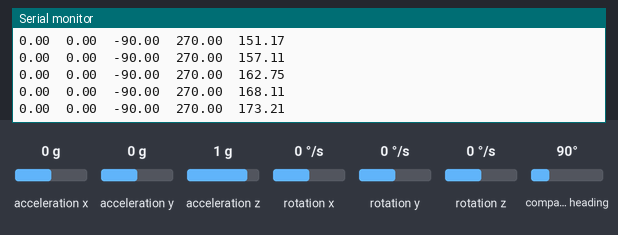
This sketch was run on a simulated Arduino Uno, built with avr-gcc and run on an emulated ATmega328P. Parts: the last lines printed to the serial monitor. The test bench sets the inputs (shaded band); at power-on: acceleration z 1 g, acceleration x 0 g, acceleration y 0 g, rotation x 0 °/s, rotation y 0 °/s, rotation z 0 °/s, compass heading 90°.

Above: at 1.2 s.
1.3 s: acceleration z set to 0 g
At 1.33 s:
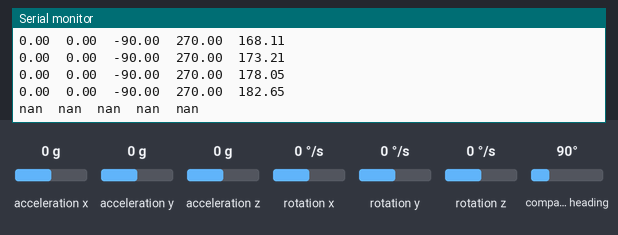
3.2 s: acceleration x set to -1.4 g
At 3.29 s:
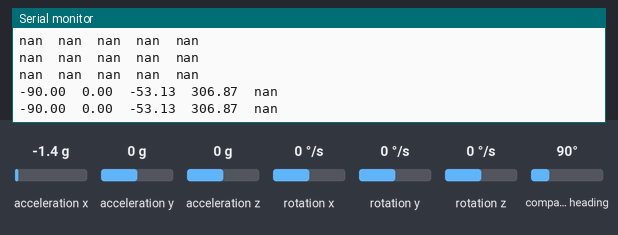
5.1 s: acceleration y set to -0.8 g
At 5.13 s:
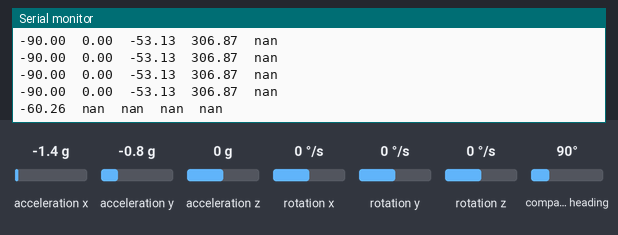
Timing chart, 0 to 8.1 s (numbered marks = the images above; inputs shaded):
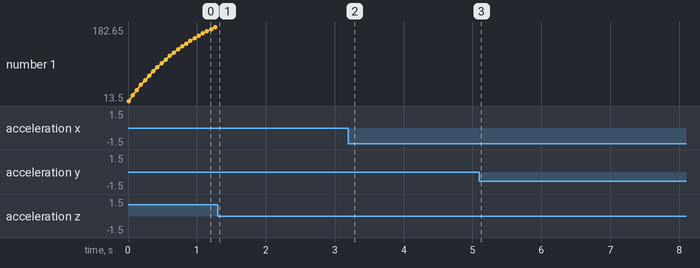

The sketch:

imu_example.ino
```cpp
#include "MPU9250.h"
#include "EEPROM.h"

/* MPU 9250 object */
MPU9250 imu(Wire, 0x68);

/* accelerometer and magnetometer data */
float a, ax, ay, az, h, hx, hy, hz;
/* magnetometer calibration data */
float hxb, hxs, hyb, hys, hzb, hzs;
/* euler angles */
float pitch_rad, roll_rad, yaw_rad, heading_rad;
/* filtered heading */
float filtered_heading_rad;
float window_size = 20;
/* conversion radians to degrees */
const float R2D = 180.0f / PI;
/* MPU 9250 object */

/* EEPROM buffer to mag bias and scale factors */
uint8_t eeprom_buffer[24];
float value;

void setup_calibrate() {
  /* Serial for displaying instructions */
  Serial.begin(2000000);
  while(!Serial) {}
  /* Start communication with IMU */
  imu.begin();
  /* Calibrate magnetometer */
  Serial.print("Calibrating magnetometer, please slowly move in a figure 8 until complete...");
  imu.calibrateMag();
  Serial.println("Done!");
  Serial.print("Saving results to EEPROM...");
  /* Save to EEPROM */
  value = imu.getMagBiasX_uT();
  memcpy(eeprom_buffer, &value, sizeof(value));
  value = imu.getMagBiasY_uT();
  memcpy(eeprom_buffer + 4, &value, sizeof(value));
  value = imu.getMagBiasZ_uT();
  memcpy(eeprom_buffer + 8, &value, sizeof(value));
  value = imu.getMagScaleFactorX();
  memcpy(eeprom_buffer + 12, &value, sizeof(value));
  value = imu.getMagScaleFactorY();
  memcpy(eeprom_buffer + 16, &value, sizeof(value));
  value = imu.getMagScaleFactorZ();
  memcpy(eeprom_buffer + 20, &value, sizeof(value));
  for (unsigned int i = 0; i < sizeof(eeprom_buffer); i++) {
    EEPROM.write(i, eeprom_buffer[i]);
  }
  Serial.println("Done! You may power off your board.");
}

void setup(void)
{
    /* Serial for displaying results */
  Serial.begin(115200);
  while(!Serial) {}
  Serial.println("Start imu");
  /*
  * Start the sensor, set the bandwidth the 10 Hz, the output data rate to
  * 50 Hz, and enable the data ready interrupt.
  */
  imu.begin();
  imu.setDlpfBandwidth(MPU9250::DLPF_BANDWIDTH_10HZ);
  imu.setSrd(19);
  /*
  * Load the magnetometer calibration
  */
  Serial.println("Cali mag\n");
  uint8_t eeprom_buffer[24];
  for (unsigned int i = 0; i < sizeof(eeprom_buffer); i++ ) {
    eeprom_buffer[i] = EEPROM.read(i);
  }
  memcpy(&hxb, eeprom_buffer, sizeof(hxb));
  memcpy(&hyb, eeprom_buffer + 4, sizeof(hyb));
  memcpy(&hzb, eeprom_buffer + 8, sizeof(hzb));
  memcpy(&hxs, eeprom_buffer + 12, sizeof(hxs));
  memcpy(&hys, eeprom_buffer + 16, sizeof(hys));
  memcpy(&hzs, eeprom_buffer + 20, sizeof(hzs));
  imu.setMagCalX(hxb, hxs);
  imu.setMagCalY(hyb, hys);
  imu.setMagCalZ(hzb, hzs);
}

/* Bound angle between 0 and 360 */
float constrainAngle360(float dta) {
  dta = fmod(dta, 2.0 * PI);
  if (dta < 0.0)
    dta += 2.0 * PI;
  return dta;
}

void loop()
{
    imu.readSensor();
    ax = imu.getAccelX_mss();
    ay = imu.getAccelY_mss();
    az = imu.getAccelZ_mss();
    hx = imu.getMagX_uT();
    hy = imu.getMagY_uT();
    hz = imu.getMagZ_uT();
    /* Normalize accelerometer and magnetometer data */
    a = sqrtf(ax * ax + ay * ay + az * az);
    ax /= a;
    ay /= a;
    az /= a;
    h = sqrtf(hx * hx + hy * hy + hz * hz);
    hx /= h;
    hy /= h;
    hz /= h;
    /* Compute euler angles */
    pitch_rad = asinf(ax);
    roll_rad = asinf(-ay / cosf(pitch_rad));
    yaw_rad = atan2f(hz * sinf(roll_rad) - hy * cosf(roll_rad), hx * cosf(pitch_rad) + hy * sinf(pitch_rad) * sinf(roll_rad) + hz * sinf(pitch_rad) * cosf(roll_rad));
    heading_rad = constrainAngle360(yaw_rad);
    /* Filtering heading */
    filtered_heading_rad = (filtered_heading_rad * (window_size - 1.0f) + heading_rad) / window_size;
    /* Display the results */
    Serial.print(pitch_rad * R2D);
    Serial.print("\t");
    Serial.print(roll_rad * R2D);
    Serial.print("\t");
    Serial.print(yaw_rad * R2D);
    Serial.print("\t");
    Serial.print(heading_rad * R2D);
    Serial.print("\t");
    Serial.println(filtered_heading_rad * R2D);
    delay(50);
}
```

Measured:
- after the input at 1.3 s, the serial monitor: prints a new line at once (image 1)
- after the input at 3.2 s, the serial monitor: prints a new line at once (image 2)
- after the input at 5.1 s, the serial monitor: prints a new line at once (image 3)
